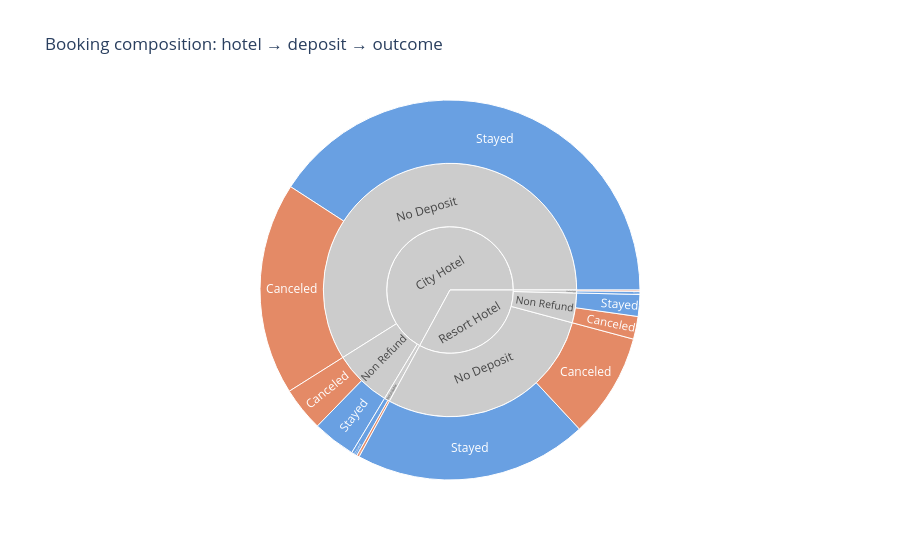

This figure's notebook cell:
### Code cell
# Interactive sunburst: booking composition by hotel → deposit → outcome.
df_sb = df.copy()
df_sb["outcome"] = df_sb[TARGET].map({0: "Stayed", 1: "Canceled"})
fig = px.sunburst(df_sb, path=["hotel", "deposit_type", "outcome"],
                  color="outcome",
                  color_discrete_map={"Stayed": "#2a78d6", "Canceled": "#d95926",
                                      "(?)": "#cccccc"},
                  title="Booking composition: hotel → deposit → outcome")
fig.show()

### Figure 1 — Plotly figure (JSON) as saved in the notebook; plotly's stock layout.template omitted (floating-point values rounded to 4 significant figures)
{"data": [{"branchvalues": "total", "customdata": [["(?)"], ["(?)"], ["(?)"], ["(?)"], ["(?)"], ["(?)"], ["(?)"], ["(?)"], ["Canceled"], ["Canceled"], ["Canceled"], ["Canceled"], ["Canceled"], ["Canceled"], ["Stayed"], ["Stayed"], ["Stayed"], ["Stayed"], ["Stayed"], ["Stayed"]], "domain": {"x": [0.0, 1.0], "y": [0.0, 1.0]}, "hovertemplate": "labels=%{label}<br>count=%{value}<br>parent=%{parent}<br>id=%{id}<br>outcome=%{customdata[0]}<extra></extra>", "ids": ["Resort Hotel", "Resort Hotel/Refundable", "Resort Hotel/Non Refund", "City Hotel/Refundable", "Resort Hotel/No Deposit", "City Hotel/Non Refund", "City Hotel/No Deposit", "City Hotel", "Resort Hotel/Refundable/Canceled", "Resort Hotel/Non Refund/Canceled", "Resort Hotel/No Deposit/Canceled", "City Hotel/Non Refund/Canceled", "City Hotel/No Deposit/Canceled", "City Hotel/Refundable/Canceled", "Resort Hotel/Refundable/Stayed", "Resort Hotel/Non Refund/Stayed", "City Hotel/Refundable/Stayed", "Resort Hotel/No Deposit/Stayed", "City Hotel/Non Refund/Stayed", "City Hotel/No Deposit/Stayed"], "labels": ["Resort Hotel", "Refundable", "Non Refund", "Refundable", "No Deposit", "Non Refund", "No Deposit", "City Hotel", "Canceled", "Canceled", "Canceled", "Canceled", "Canceled", "Canceled", "Stayed", "Stayed", "Stayed", "Stayed", "Stayed", "Stayed"], "marker": {"colors": ["#cccccc", "#cccccc", "#cccccc", "#cccccc", "#cccccc", "#cccccc", "#cccccc", "#cccccc", "#d95926", "#d95926", "#d95926", "#d95926", "#d95926", "#d95926", "#2a78d6", "#2a78d6", "#2a78d6", "#2a78d6", "#2a78d6", "#2a78d6"]}, "name": "", "parents": ["", "Resort Hotel", "Resort Hotel", "City Hotel", "Resort Hotel", "City Hotel", "City Hotel", "", "Resort Hotel/Refundable", "Resort Hotel/Non Refund", "Resort Hotel/No Deposit", "City Hotel/Non Refund", "City Hotel/No Deposit", "City Hotel/Refundable", "Resort Hotel/Refundable", "Resort Hotel/Non Refund", "City Hotel/Refundable", "Resort Hotel/No Deposit", "City Hotel/Non Refund", "City Hotel/No Deposit"], "type": "sunburst", "values": [31782, 362, 3656, 683, 27764, 7150, 56876, 64709, 108, 1864, 8595, 3627, 17461, 210, 254, 1792, 473, 19169, 3523, 39415]}], "layout": {"legend": {"tracegroupgap": 0}, "title": {"text": "Booking composition: hotel → deposit → outcome"}}}
